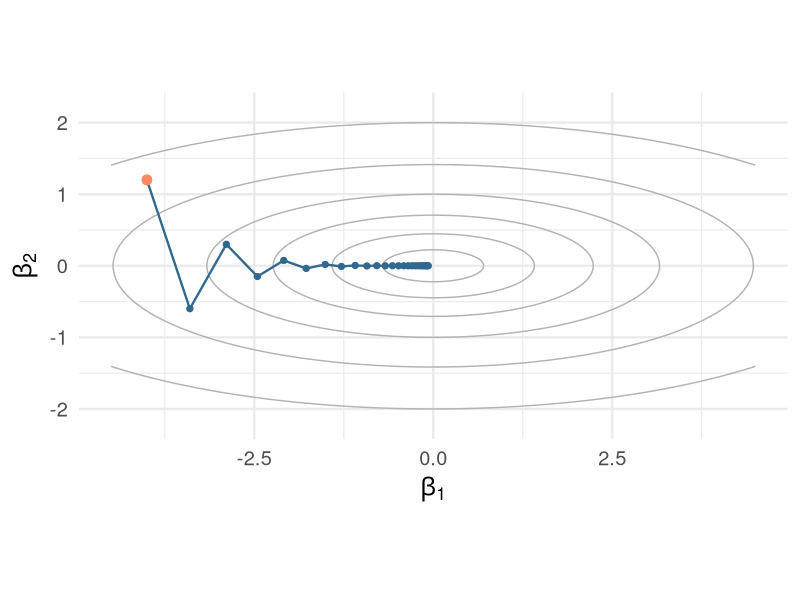
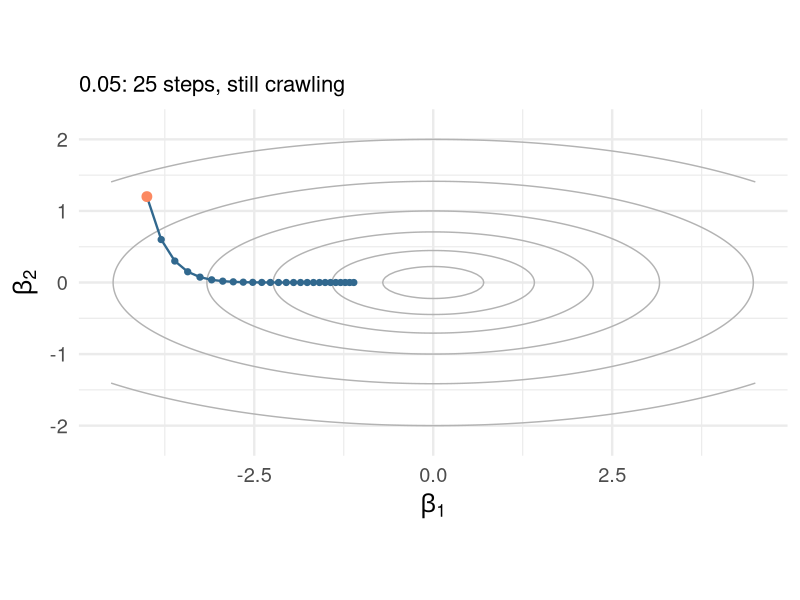
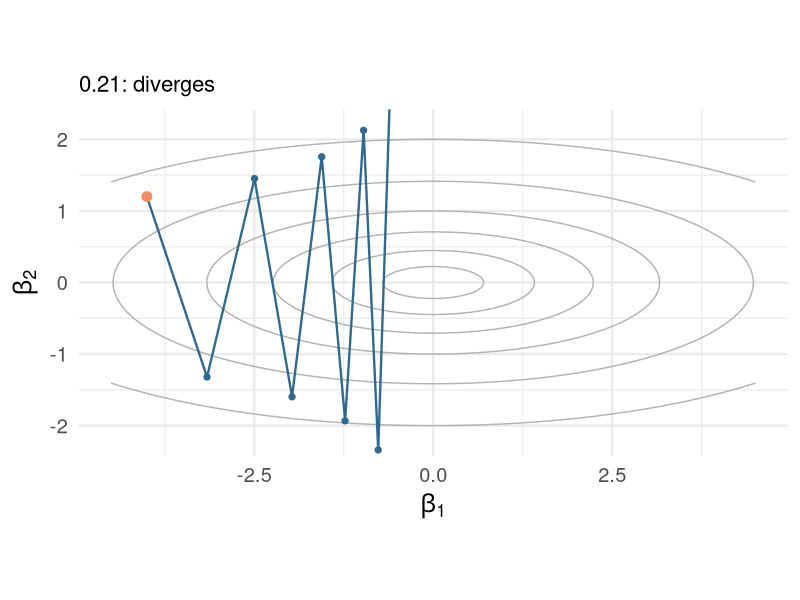
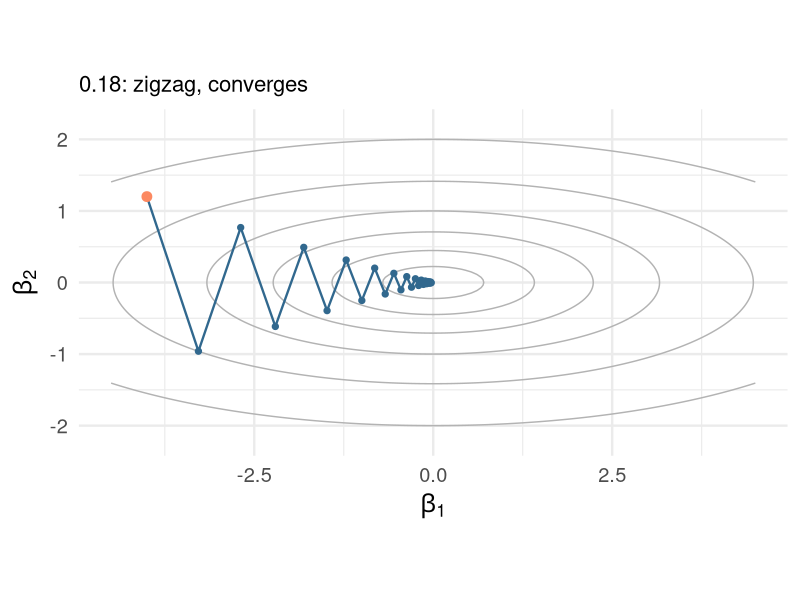
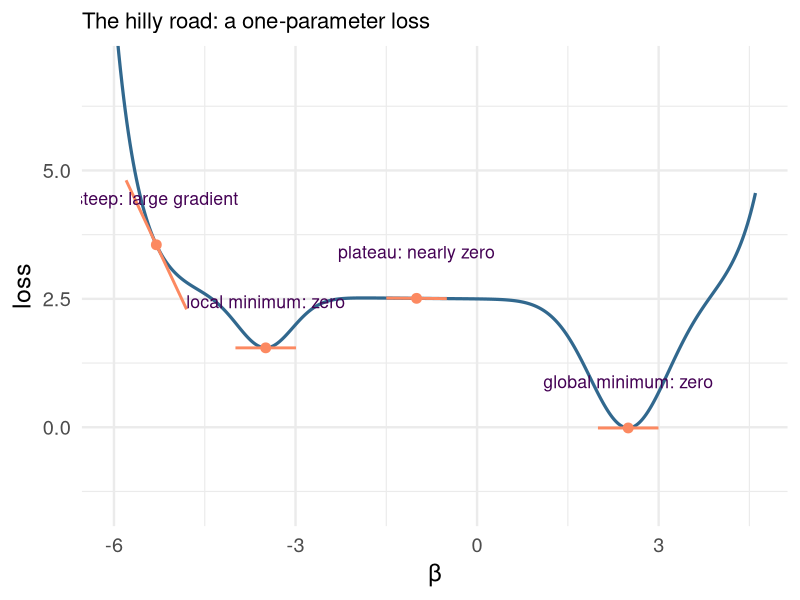
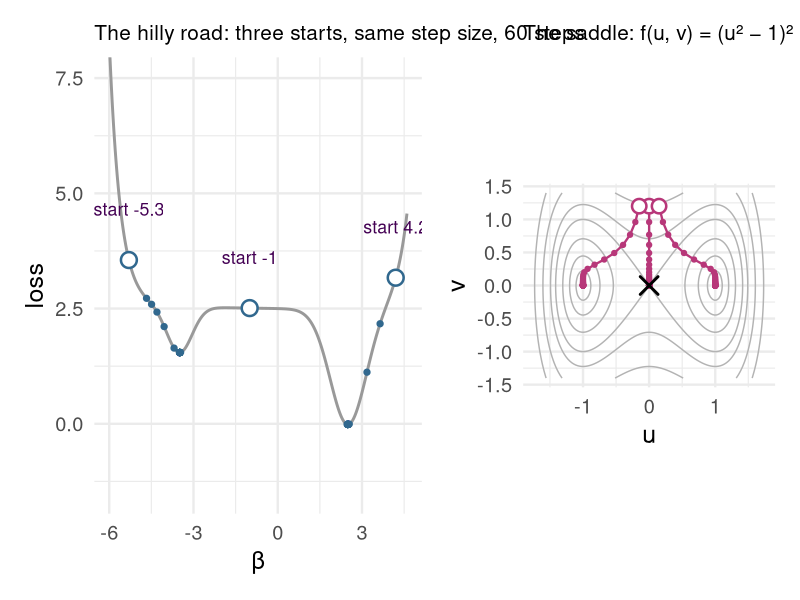
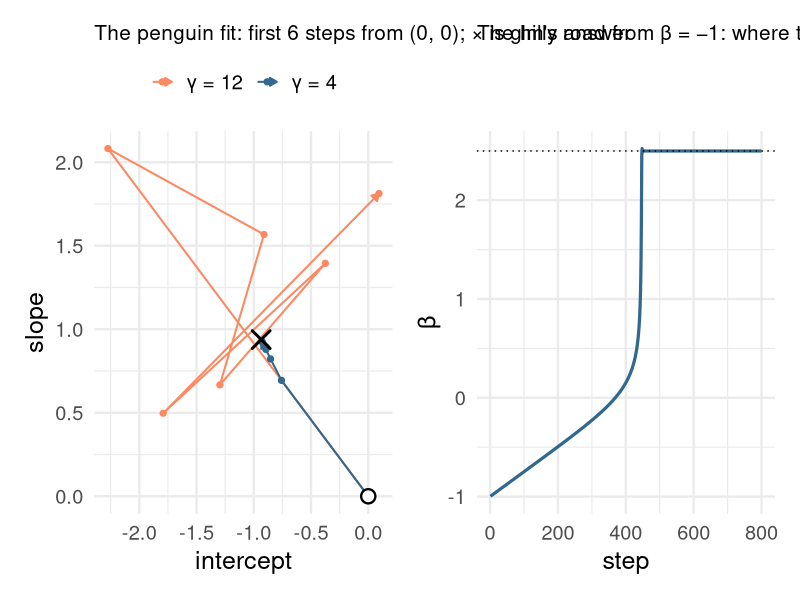
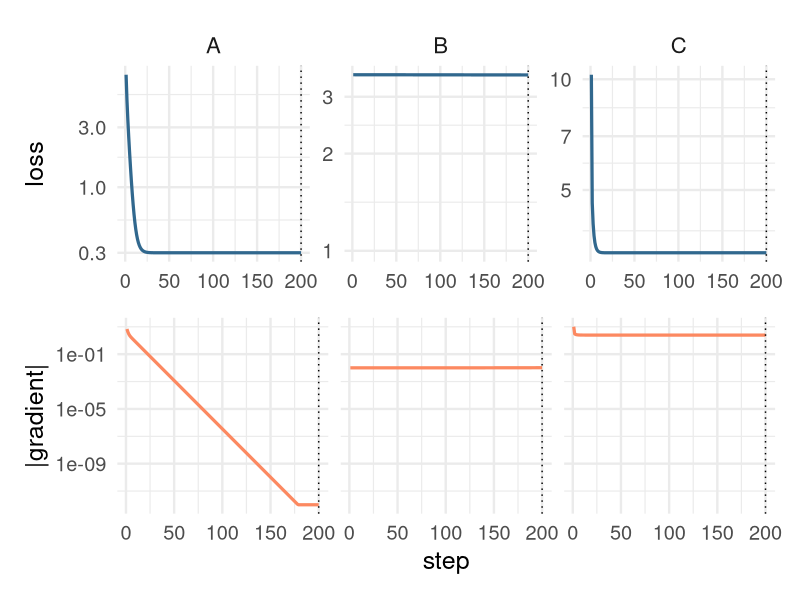

Reproduce these figures in R, in order.
## ---- chunk 1
#| label: setup
#| include: false
library(tidyverse)
library(knitr)
library(patchwork)
library(palmerpenguins)
theme_set(theme_minimal(base_size = 18))
options(knitr.table.format = "html")
options(digits = 3)
set.seed(4)
# Palette: viridis for the primary scale, magma for the second one.
v_dark <- "#440154"; v_blue <- "#31688e"; v_teal <- "#21918c"; v_green <- "#5ec962"
m_pink <- "#b73779"; m_purple <- "#8c2981"; m_orange <- "#fc8961"
# A two-parameter quadratic valley, curvature 1 along beta_1 and 10 along beta_2,
# for the step-size pictures. Gradient descent on it is the exact recurrence
# beta_{t+1} = (1 - gamma a) beta_t in each coordinate.
fq <- function(b1, b2) 0.5 * (b1^2 + 10 * b2^2)
gd_path <- function(start, gamma, steps, a = c(1, 10)) {
  b <- start
  out <- matrix(NA, steps + 1, 2); out[1, ] <- b
  for (t in 1:steps) { b <- b - gamma * a * b; out[t + 1, ] <- b }
  tibble(step = 0:steps, b1 = out[, 1], b2 = out[, 2])
}
contour_grid <- expand_grid(b1 = seq(-4.5, 4.5, length.out = 121),
                            b2 = seq(-2.2, 2.2, length.out = 121)) |>
  mutate(f = fq(b1, b2))
contour_plot <- function(path, title = NULL) {
  ggplot() +
    geom_contour(data = contour_grid, aes(b1, b2, z = f),
                 breaks = c(0.25, 1, 2.5, 5, 10, 20), colour = "grey70") +
    geom_path(data = path, aes(b1, b2), colour = v_blue, linewidth = 0.8) +
    geom_point(data = path, aes(b1, b2), colour = v_blue, size = 1.8) +
    geom_point(data = path[1, ], aes(b1, b2), colour = m_orange, size = 3) +
    coord_equal(xlim = c(-4.5, 4.5), ylim = c(-2.2, 2.2)) +
    labs(x = expression(beta[1]), y = expression(beta[2]), title = title) +
    theme(plot.title = element_text(size = 16))
}
## ---- chunk 2
#| label: valley
#| fig-height: 3.6
#| fig-width: 7.4
#| out-width: "100%"
contour_plot(gd_path(c(-4, 1.2), 0.15, 25))
## ---- chunk 3
#| label: three-steps-a
#| fig-height: 2.85
#| fig-width: 6
#| out-width: "100%"
contour_plot(gd_path(c(-4, 1.2), 0.05, 25), "0.05: 25 steps, still crawling")
## ---- chunk 4
#| label: three-steps-c
#| fig-height: 2.85
#| fig-width: 6
#| out-width: "100%"
contour_plot(gd_path(c(-4, 1.2), 0.21, 8), "0.21: diverges")
## ---- chunk 5
#| label: three-steps-b
#| fig-height: 2.85
#| fig-width: 6
#| out-width: "100%"
contour_plot(gd_path(c(-4, 1.2), 0.18, 25), "0.18: zigzag, converges")
## ---- chunk 6
#| label: hilly-road
#| fig-height: 3.2
#| fig-width: 11
#| out-width: "100%"
# The hilly road: a one-parameter loss with a steep wall, a local minimum, a shallow monotone plateau (slope
# about -0.01) and the global minimum: two Gaussian wells, two exponential walls and a gentle tilt. Its
# stationary points are the two minima and the local maximum between them (checked numerically, 17 October).
f1 <- function(x) 2.5 - 1.0 * exp(-(x + 3.5)^2 / 0.4) - 2.5 * exp(-(x - 2.5)^2 / 0.8) + exp(-2.5 * (x + 5.3)) + exp(2.5 * (x - 4.3)) - 0.01 * x
g1 <- function(x) 1.0 * exp(-(x + 3.5)^2 / 0.4) * (2 * (x + 3.5) / 0.4) + 2.5 * exp(-(x - 2.5)^2 / 0.8) * (2 * (x - 2.5) / 0.8) - 2.5 * exp(-2.5 * (x + 5.3)) + 2.5 * exp(2.5 * (x - 4.3)) - 0.01
x_lmin <- optimize(f1, c(-4.5, -2.5))$minimum; x_gmin <- optimize(f1, c(1.5, 3.5))$minimum
curve1 <- tibble(x = seq(-6, 4.6, length.out = 400)) |> mutate(f = f1(x))
marks <- tibble(x = c(-5.3, x_lmin, -1.0, x_gmin),
                label = c("steep: large gradient", "local minimum: zero", "plateau: nearly zero", "global minimum: zero")) |>
  mutate(f = f1(x), slope = g1(x))
ggplot(curve1, aes(x, f)) + geom_line(linewidth = 1.1, colour = v_blue) +
  geom_segment(data = marks, aes(x = x - 0.5, xend = x + 0.5, y = f - 0.5 * slope, yend = f + 0.5 * slope), colour = m_orange, linewidth = 1) +
  geom_point(data = marks, aes(x, f), colour = m_orange, size = 3) +
  geom_text(data = marks, aes(x, f + 0.9, label = label), size = 4.5, colour = v_dark) +
  coord_cartesian(ylim = c(-1.5, 7)) + labs(x = "\u03b2", y = "loss", title = "The hilly road: a one-parameter loss") +
  theme(plot.title = element_text(size = 16))
## ---- chunk 7
#| label: landscapes
#| fig-height: 3.0
#| fig-width: 12
#| out-width: "100%"
gd1 <- function(x0, gamma, steps) { x <- x0; out <- numeric(steps + 1); out[1] <- x
  for (t in 1:steps) { x <- x - gamma * g1(x); out[t + 1] <- x }; tibble(start = x0, step = 0:steps, x = out, f = f1(out)) }
paths1 <- bind_rows(gd1(-5.3, 0.25, 60), gd1(-1.0, 0.25, 60), gd1(4.2, 0.25, 60))
starts1 <- filter(paths1, step == 0)
pa <- ggplot(curve1, aes(x, f)) + geom_line(linewidth = 1, colour = "grey60") +
  geom_point(data = paths1, aes(x, f), colour = v_blue, size = 1.8) +
  geom_point(data = starts1, aes(x, f), shape = 21, fill = "white", colour = v_blue, size = 4.5, stroke = 1.3) +
  geom_text(data = starts1, aes(x, f + 1.1, label = paste("start", start)), size = 4.5, colour = v_dark) +
  coord_cartesian(ylim = c(-1.5, 7.5)) + labs(x = "\u03b2", y = "loss", title = "The hilly road: three starts, same step size, 60 steps") +
  theme(plot.title = element_text(size = 15))
fs <- function(u, v) (u^2 - 1)^2 + v^2
gds <- function(start, gamma, steps) { b <- start; out <- matrix(NA, steps + 1, 2); out[1, ] <- b
  for (t in 1:steps) { b <- b - gamma * c(4 * b[1] * (b[1]^2 - 1), 2 * b[2]); out[t + 1, ] <- b }
  tibble(start = sprintf("(%g, %g)", start[1], start[2]), step = 0:steps, u = out[, 1], v = out[, 2]) }
sgrid <- expand_grid(u = seq(-1.8, 1.8, length.out = 121), v = seq(-1.4, 1.4, length.out = 101)) |> mutate(f = fs(u, v))
paths2 <- bind_rows(gds(c(0, 1.2), 0.1, 60), gds(c(0.15, 1.2), 0.1, 60), gds(c(-0.15, 1.2), 0.1, 60))
starts2 <- filter(paths2, step == 0)
pb <- ggplot() + geom_contour(data = sgrid, aes(u, v, z = f), breaks = c(0.05, 0.2, 0.5, 1, 1.5, 2.5, 4), colour = "grey70") +
  geom_path(data = paths2, aes(u, v, group = start), colour = m_pink, linewidth = 0.8) +
  geom_point(data = paths2, aes(u, v), colour = m_pink, size = 1.5) +
  geom_point(data = starts2, aes(u, v), shape = 21, fill = "white", colour = m_pink, size = 4, stroke = 1.3) +
  annotate("point", x = 0, y = 0, shape = 4, size = 5, stroke = 1.5) +
  coord_equal() + labs(x = "u", y = "v", title = "The saddle: f(u, v) = (u\u00b2 \u2212 1)\u00b2 + v\u00b2") + theme(plot.title = element_text(size = 15))
pa + pb + plot_layout(widths = c(1.3, 1))
## ---- chunk 8
#| label: big-small
#| fig-height: 3.1
#| fig-width: 12
#| out-width: "100%"
pg <- penguins |> filter(species != "Gentoo") |> drop_na(flipper_length_mm) |>
  mutate(chinstrap = as.numeric(species == "Chinstrap"), z = as.numeric(scale(flipper_length_mm)))
Xl <- cbind(1, pg$z); yl <- pg$chinstrap; nl <- nrow(Xl)
L_logit <- max(eigen(t(Xl) %*% Xl / nl)$values) / 4
run_path <- function(gamma, steps) { b <- c(0, 0); out <- matrix(NA, steps + 1, 2); out[1, ] <- b
  for (t in 1:steps) { p <- 1 / (1 + exp(-Xl %*% b)); b <- b - gamma * (-t(Xl) %*% (yl - p) / nl); out[t + 1, ] <- b }
  tibble(gamma = paste0("\u03b3 = ", gamma), step = 0:steps, intercept = out[, 1], slope = out[, 2]) }
paths_l <- bind_rows(run_path(4, 6), run_path(12, 6))
glm_coef <- coef(glm(chinstrap ~ z, family = binomial, data = pg))
pc <- ggplot(paths_l, aes(intercept, slope, colour = gamma)) +
  geom_path(arrow = arrow(length = unit(0.2, "cm"), type = "closed"), linewidth = 0.7) + geom_point(size = 1.8) +
  annotate("point", x = 0, y = 0, shape = 21, fill = "white", colour = "black", size = 4, stroke = 1.2) +
  annotate("point", x = glm_coef[1], y = glm_coef[2], shape = 4, size = 5, stroke = 1.5) +
  scale_colour_manual(values = c(m_orange, v_blue)) +
  labs(x = "intercept", y = "slope", colour = NULL, title = "The penguin fit: first 6 steps from (0, 0); \u00d7 is glm's answer") +
  theme(legend.position = "top", plot.title = element_text(size = 15))
xp <- -1.0; plateau <- numeric(800); pos <- numeric(800); for (t in 1:800) { xp <- xp - 0.25 * g1(xp); plateau[t] <- f1(xp); pos[t] <- xp }
pd <- ggplot(tibble(step = 1:800, beta = pos), aes(step, beta)) + geom_line(linewidth = 1.1, colour = v_blue) +
  geom_hline(yintercept = x_gmin, linetype = "dotted") +
  labs(x = "step", y = "\u03b2", title = "The hilly road from \u03b2 = \u22121: where the iterate is") + theme(plot.title = element_text(size = 15))
pc + pd
## ---- chunk 9
#| label: converged-data
#| include: false
# Three runs, each recorded as training loss and gradient norm at every step: A the valley with step 0.15,
# B the hilly road from -1 (its loss plus 1, so that all three are positive on a log scale), C the valley
# with the shrinking step sizes 0.3 (0.6)^t.
qa <- gd_path(c(-4, 1.2), 0.15, 800) |> mutate(loss = fq(b1, b2) + 0.3, gnorm = sqrt((b1)^2 + (10 * b2)^2))
lb <- plateau; gb <- abs(g1(pos))
bc <- c(-4, 1.2); lc <- numeric(800); gc <- numeric(800)
for (t in 1:800) { bc <- bc - 0.3 * 0.6^t * c(1, 10) * bc; lc[t] <- fq(bc[1], bc[2]) + 0.3; gc[t] <- sqrt(bc[1]^2 + (10 * bc[2])^2) }
conv <- bind_rows(tibble(panel = "A", step = 1:800, loss = qa$loss[-1], gnorm = qa$gnorm[-1]),
                  tibble(panel = "B", step = 1:800, loss = lb + 1, gnorm = gb),
                  tibble(panel = "C", step = 1:800, loss = lc, gnorm = gc)) |>
  mutate(gnorm = pmax(gnorm, 1e-12))
# Top row: training loss. Bottom row: gradient norm. Both log. The 200-step view keeps each panel's full
# vertical range (geom_blank), so that B's plateau looks flat rather than zoomed in.
conv_plot <- function(d) {
  top <- ggplot(d, aes(step, loss)) + geom_blank(data = mutate(conv, step = 1)) + geom_line(linewidth = 1.1, colour = v_blue) +
    geom_vline(xintercept = 200, linetype = "dotted") + facet_wrap(~ panel, scales = "free_y") + scale_y_log10() +
    labs(x = NULL, y = "loss") + theme(strip.text = element_text(size = 16))
  bottom <- ggplot(d, aes(step, gnorm)) + geom_blank(data = mutate(conv, step = 1)) + geom_line(linewidth = 1.1, colour = m_orange) +
    geom_vline(xintercept = 200, linetype = "dotted") + facet_wrap(~ panel) + scale_y_log10() +
    labs(x = "step", y = "|gradient|") + theme(strip.text = element_blank())
  top / bottom
}
## ---- chunk 10
#| label: converged-200
#| fig-height: 3.6
#| fig-width: 12
#| out-width: "100%"
conv_plot(filter(conv, step <= 200))
## ---- chunk 11
#| label: converged-800
#| fig-height: 3.6
#| fig-width: 12
#| out-width: "100%"
conv_plot(conv)
## ---- chunk 12
#| label: two-paths
#| fig-height: 4.4
#| fig-width: 5.8
#| out-width: "100%"
set.seed(9)
ns <- 200; x1 <- rnorm(ns); x2 <- 0.6 * x1 + 0.8 * rnorm(ns); Xs <- cbind(x1, x2); ys <- Xs %*% c(2, -1) + rnorm(ns)
ols <- solve(t(Xs) %*% Xs, t(Xs) %*% ys)
Ls <- 2 * max(eigen(t(Xs) %*% Xs / ns)$values)
bg <- c(-2, 2); gdp <- matrix(NA, 31, 2); gdp[1, ] <- bg
for (t in 1:30) { bg <- bg - (1 / Ls) * (-2 / ns * t(Xs) %*% (ys - Xs %*% bg)); gdp[t + 1, ] <- bg }
bs <- c(-2, 2); sgp <- matrix(NA, 601, 2); sgp[1, ] <- bs
for (t in 1:600) { i <- sample(ns, 1); bs <- bs - (0.05 / (1 + t / 100)) * (-2 * Xs[i, ] * (ys[i] - sum(Xs[i, ] * bs))); sgp[t + 1, ] <- bs }
pgrid <- expand_grid(b1 = seq(-2.5, 3.5, length.out = 101), b2 = seq(-2.5, 2.5, length.out = 101)) |>
  mutate(f = map2_dbl(b1, b2, ~ mean((ys - Xs %*% c(.x, .y))^2)))
ggplot() +
  geom_contour(data = pgrid, aes(b1, b2, z = f), breaks = min(pgrid$f) + c(0.05, 0.2, 0.5, 1, 2, 4, 8, 16), colour = "grey75") +
  geom_path(data = as_tibble(sgp, .name_repair = ~ c("b1", "b2")), aes(b1, b2), colour = m_orange, alpha = 0.8, linewidth = 0.5) +
  geom_path(data = as_tibble(gdp, .name_repair = ~ c("b1", "b2")), aes(b1, b2), colour = v_blue, linewidth = 1.1) +
  geom_point(data = as_tibble(gdp, .name_repair = ~ c("b1", "b2")), aes(b1, b2), colour = v_blue, size = 1.8) +
  annotate("point", x = ols[1], y = ols[2], shape = 4, size = 5, stroke = 1.5) +
  coord_equal() + labs(x = expression(beta[1]), y = expression(beta[2]))
## ---- chunk 13
#| label: early-stopping-data
#| include: false
set.seed(12)
ne <- 80; pe <- 60
Xe <- matrix(rnorm(ne * pe), ne, pe); be <- rnorm(pe, sd = 0.5); ye <- Xe %*% be + rnorm(ne, sd = 3)
Xh <- matrix(rnorm(2000 * pe), 2000, pe); yh <- Xh %*% be + rnorm(2000, sd = 3)
Le <- 2 * max(eigen(t(Xe) %*% Xe / ne)$values)
bb <- rep(0, pe); es <- vector("list", 300)
for (t in 1:300) {
  bb <- bb - (0.5 / Le) * (-2 / ne * t(Xe) %*% (ye - Xe %*% bb))
  es[[t]] <- tibble(step = t, training = mean((ye - Xe %*% bb)^2), `held-out` = mean((yh - Xh %*% bb)^2))
}
es <- bind_rows(es)
best_step <- es$step[which.min(es$`held-out`)]
es_plot <- function(d) d |> pivot_longer(-step, names_to = "error") |>
  ggplot(aes(step, value, colour = error)) + geom_line(linewidth = 1.2) +
  scale_colour_manual(values = c(`held-out` = m_orange, training = v_blue), drop = FALSE) + scale_x_log10() +
  coord_cartesian(ylim = c(0, max(es$`held-out`) * 1.05)) +
  labs(x = "gradient-descent step (log scale, from step 1)", y = "mean squared error", colour = NULL) + theme(legend.position = "top")
## ---- chunk 14
#| label: early-stopping-training
#| fig-height: 3.6
#| fig-width: 6.2
#| out-width: "100%"
es_plot(select(es, step, training))
## ---- chunk 15
#| label: early-stopping
#| fig-height: 3.4
#| fig-width: 6.2
#| out-width: "100%"
es_plot(es)
